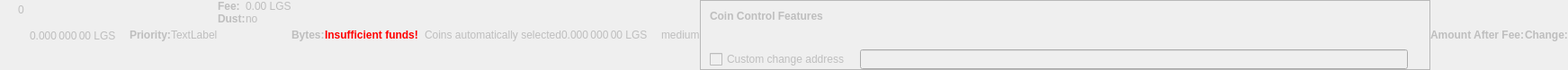
    <widget class="QWidget" name="dummyHideWidget" native="true">
     <property name="enabled">
      <bool>false</bool>
     </property>
     <property name="maximumSize">
      <size>
       <width>100</width>
       <height>22</height>
      </size>
     </property>
     <layout class="QHBoxLayout" name="dummyHideLayout">
      <property name="spacing">
       <number>0</number>
      </property>
      <property name="leftMargin">
       <number>0</number>
      </property>
      <property name="topMargin">
       <number>0</number>
      </property>
      <property name="rightMargin">
       <number>0</number>
      </property>
      <property name="bottomMargin">
       <number>0</number>
      </property>
      <item>
       <layout class="QFormLayout" name="formLayoutCoinControl1">
        <property name="horizontalSpacing">
         <number>10</number>
        </property>
        <property name="verticalSpacing">
         <number>14</number>
        </property>
        <property name="leftMargin">
         <number>10</number>
        </property>
        <property name="topMargin">
         <number>4</number>
        </property>
        <property name="rightMargin">
         <number>6</number>
        </property>
        <item row="0" column="1">
         <widget class="QLabel" name="labelCoinControlBytes">
          <property name="cursor">
           <cursorShape>IBeamCursor</cursorShape>
          </property>
          <property name="contextMenuPolicy">
           <enum>Qt::ActionsContextMenu</enum>
          </property>
          <property name="text">
           <string notr="true">0</string>
          </property>
          <property name="textInteractionFlags">
           <set>Qt::LinksAccessibleByMouse|Qt::TextSelectableByKeyboard|Qt::TextSelectableByMouse</set>
          </property>
         </widget>
        </item>
       </layout>
      </item>
      <item>
       <widget class="QLabel" name="labelCoinControlAfterFee">
        <property name="enabled">
         <bool>false</bool>
        </property>
        <property name="sizePolicy">
         <sizepolicy hsizetype="Fixed" vsizetype="Fixed">
          <horstretch>0</horstretch>
          <verstretch>0</verstretch>
         </sizepolicy>
        </property>
        <property name="minimumSize">
         <size>
          <width>111</width>
          <height>12</height>
         </size>
        </property>
        <property name="maximumSize">
         <size>
          <width>111</width>
          <height>12</height>
         </size>
        </property>
        <property name="cursor">
         <cursorShape>IBeamCursor</cursorShape>
        </property>
        <property name="contextMenuPolicy">
         <enum>Qt::ActionsContextMenu</enum>
        </property>
        <property name="text">
         <string notr="true">0.000 000 00 LGS</string>
        </property>
        <property name="textInteractionFlags">
         <set>Qt::LinksAccessibleByMouse|Qt::TextSelectableByKeyboard|Qt::TextSelectableByMouse</set>
        </property>
       </widget>
      </item>
      <item>
       <widget class="QLabel" name="labelCoinControlPriorityText">
        <property name="enabled">
         <bool>false</bool>
        </property>
        <property name="font">
         <font>
          <weight>75</weight>
          <bold>true</bold>
         </font>
        </property>
        <property name="text">
         <string>Priority:</string>
        </property>
       </widget>
      </item>
      <item>
       <layout class="QHBoxLayout" name="horizontalLayout">
        <item>
         <widget class="QLabel" name="WarningLabel">
          <property name="text">
           <string>TextLabel</string>
          </property>
         </widget>
        </item>
       </layout>
      </item>
      <item>
       <layout class="QFormLayout" name="formLayoutCoinControl3">
        <property name="horizontalSpacing">
         <number>0</number>
        </property>
        <property name="verticalSpacing">
         <number>0</number>
        </property>
        <property name="leftMargin">
         <number>0</number>
        </property>
        <property name="topMargin">
         <number>0</number>
        </property>
        <property name="rightMargin">
         <number>0</number>
        </property>
        <item row="0" column="0">
         <widget class="QLabel" name="labelCoinControlFeeText">
          <property name="enabled">
           <bool>false</bool>
          </property>
          <property name="font">
           <font>
            <weight>75</weight>
            <bold>true</bold>
           </font>
          </property>
          <property name="text">
           <string>Fee:</string>
          </property>
          <property name="margin">
           <number>0</number>
          </property>
         </widget>
        </item>
        <item row="0" column="1">
         <widget class="QLabel" name="labelCoinControlFee">
          <property name="enabled">
           <bool>false</bool>
          </property>
          <property name="cursor">
           <cursorShape>IBeamCursor</cursorShape>
          </property>
          <property name="contextMenuPolicy">
           <enum>Qt::ActionsContextMenu</enum>
          </property>
          <property name="text">
           <string notr="true">0.00 LGS</string>
          </property>
          <property name="textInteractionFlags">
           <set>Qt::LinksAccessibleByMouse|Qt::TextSelectableByKeyboard|Qt::TextSelectableByMouse</set>
          </property>
         </widget>
        </item>
        <item row="1" column="0">
         <widget class="QLabel" name="labelCoinControlLowOutputText">
          <property name="enabled">
           <bool>false</bool>
          </property>
          <property name="font">
           <font>
            <weight>75</weight>
            <bold>true</bold>
           </font>
          </property>
          <property name="text">
           <string>Dust:</string>
          </property>
         </widget>
        </item>
        <item row="1" column="1">
         <widget class="QLabel" name="labelCoinControlLowOutput">
          <property name="enabled">
           <bool>false</bool>
          </property>
          <property name="cursor">
           <cursorShape>IBeamCursor</cursorShape>
          </property>
          <property name="contextMenuPolicy">
           <enum>Qt::ActionsContextMenu</enum>
          </property>
          <property name="text">
           <string>no</string>
          </property>
          <property name="textInteractionFlags">
           <set>Qt::LinksAccessibleByMouse|Qt::TextSelectableByKeyboard|Qt::TextSelectableByMouse</set>
          </property>
         </widget>
        </item>
       </layout>
      </item>
      <item>
       <widget class="QLabel" name="labelCoinControlBytesText">
        <property name="enabled">
         <bool>false</bool>
        </property>
        <property name="font">
         <font>
          <weight>75</weight>
          <bold>true</bold>
         </font>
        </property>
        <property name="text">
         <string>Bytes:</string>
        </property>
       </widget>
      </item>
      <item>
       <layout class="QFormLayout" name="formLayoutCoinControl2">
        <property name="horizontalSpacing">
         <number>0</number>
        </property>
        <property name="verticalSpacing">
         <number>0</number>
        </property>
        <property name="leftMargin">
         <number>0</number>
        </property>
        <property name="topMargin">
         <number>0</number>
        </property>
        <property name="rightMargin">
         <number>0</number>
        </property>
       </layout>
      </item>
      <item>
       <layout class="QHBoxLayout" name="horizontalLayoutCoinControl2">
        <property name="spacing">
         <number>0</number>
        </property>
        <property name="bottomMargin">
         <number>0</number>
        </property>
       </layout>
      </item>
      <item>
       <widget class="QLabel" name="labelCoinControlInsuffFunds">
        <property name="enabled">
         <bool>false</bool>
        </property>
        <property name="minimumSize">
         <size>
          <width>0</width>
          <height>0</height>
         </size>
        </property>
        <property name="font">
         <font>
          <weight>75</weight>
          <bold>true</bold>
         </font>
        </property>
        <property name="styleSheet">
         <string notr="true">color:red;font-weight:bold;</string>
        </property>
        <property name="text">
         <string>Insufficient funds!</string>
        </property>
        <property name="margin">
         <number>5</number>
        </property>
       </widget>
      </item>
      <item>
       <layout class="QFormLayout" name="formLayoutCoinControl4">
        <property name="horizontalSpacing">
         <number>0</number>
        </property>
        <property name="verticalSpacing">
         <number>0</number>
        </property>
        <property name="leftMargin">
         <number>0</number>
        </property>
        <property name="topMargin">
         <number>0</number>
        </property>
        <property name="rightMargin">
         <number>0</number>
        </property>
       </layout>
      </item>
      <item>
       <widget class="QLabel" name="labelCoinControlChangeLabel">
        <property name="enabled">
         <bool>false</bool>
        </property>
        <property name="sizePolicy">
         <sizepolicy hsizetype="Preferred" vsizetype="Expanding">
          <horstretch>0</horstretch>
          <verstretch>0</verstretch>
         </sizepolicy>
        </property>
        <property name="minimumSize">
         <size>
          <width>0</width>
          <height>0</height>
         </size>
        </property>
        <property name="text">
         <string/>
        </property>
        <property name="margin">
         <number>3</number>
        </property>
       </widget>
      </item>
      <item>
       <widget class="QLabel" name="labelCoinControlAutomaticallySelected">
        <property name="enabled">
         <bool>false</bool>
        </property>
        <property name="sizePolicy">
         <sizepolicy hsizetype="Fixed" vsizetype="Fixed">
          <horstretch>0</horstretch>
          <verstretch>0</verstretch>
         </sizepolicy>
        </property>
        <property name="minimumSize">
         <size>
          <width>0</width>
          <height>0</height>
         </size>
        </property>
        <property name="maximumSize">
         <size>
          <width>240</width>
          <height>16777215</height>
         </size>
        </property>
        <property name="text">
         <string>Coins automatically selected</string>
        </property>
        <property name="margin">
         <number>5</number>
        </property>
       </widget>
      </item>
      <item>
       <widget class="QLabel" name="labelCoinControlChange">
        <property name="enabled">
         <bool>false</bool>
        </property>
        <property name="sizePolicy">
         <sizepolicy hsizetype="Fixed" vsizetype="Fixed">
          <horstretch>0</horstretch>
          <verstretch>0</verstretch>
         </sizepolicy>
        </property>
        <property name="minimumSize">
         <size>
          <width>111</width>
          <height>0</height>
         </size>
        </property>
        <property name="maximumSize">
         <size>
          <width>111</width>
          <height>16777215</height>
         </size>
        </property>
        <property name="cursor">
         <cursorShape>IBeamCursor</cursorShape>
        </property>
        <property name="contextMenuPolicy">
         <enum>Qt::ActionsContextMenu</enum>
        </property>
        <property name="text">
         <string notr="true">0.000 000 00 LGS</string>
        </property>
        <property name="textInteractionFlags">
         <set>Qt::LinksAccessibleByMouse|Qt::TextSelectableByKeyboard|Qt::TextSelectableByMouse</set>
        </property>
       </widget>
      </item>
      <item>
       <widget class="QLabel" name="labelCoinControlPriority">
        <property name="enabled">
         <bool>false</bool>
        </property>
        <property name="cursor">
         <cursorShape>IBeamCursor</cursorShape>
        </property>
        <property name="contextMenuPolicy">
         <enum>Qt::ActionsContextMenu</enum>
        </property>
        <property name="text">
         <string>medium</string>
        </property>
        <property name="textInteractionFlags">
         <set>Qt::LinksAccessibleByMouse|Qt::TextSelectableByKeyboard|Qt::TextSelectableByMouse</set>
        </property>
       </widget>
      </item>
      <item>
       <widget class="QFrame" name="frameCoinControl">
        <property name="sizePolicy">
         <sizepolicy hsizetype="Expanding" vsizetype="Expanding">
          <horstretch>0</horstretch>
          <verstretch>0</verstretch>
         </sizepolicy>
        </property>
        <property name="maximumSize">
         <size>
          <width>16777215</width>
          <height>16777215</height>
         </size>
        </property>
        <property name="frameShape">
         <enum>QFrame::StyledPanel</enum>
        </property>
        <property name="frameShadow">
         <enum>QFrame::Sunken</enum>
        </property>
        <layout class="QVBoxLayout" name="verticalLayoutCoinControl2_2">
         <property name="spacing">
          <number>0</number>
         </property>
         <property name="leftMargin">
          <number>0</number>
         </property>
         <property name="topMargin">
          <number>0</number>
         </property>
         <property name="rightMargin">
          <number>0</number>
         </property>
         <property name="bottomMargin">
          <number>0</number>
         </property>
         <item>
          <layout class="QVBoxLayout" name="verticalLayoutCoinControl" stretch="0,0,0,1">
           <property name="spacing">
            <number>0</number>
           </property>
           <property name="leftMargin">
            <number>10</number>
           </property>
           <property name="topMargin">
            <number>10</number>
           </property>
           <item>
            <layout class="QHBoxLayout" name="horizontalLayoutCoinControl1">
             <property name="bottomMargin">
              <number>15</number>
             </property>
             <item>
              <widget class="QLabel" name="labelCoinControlFeatures">
               <property name="enabled">
                <bool>false</bool>
               </property>
               <property name="sizePolicy">
                <sizepolicy hsizetype="Preferred" vsizetype="Maximum">
                 <horstretch>0</horstretch>
                 <verstretch>0</verstretch>
                </sizepolicy>
               </property>
               <property name="font">
                <font>
                 <weight>75</weight>
                 <bold>true</bold>
                </font>
               </property>
               <property name="styleSheet">
                <string notr="true">font-weight:bold;</string>
               </property>
               <property name="text">
                <string>Coin Control Features</string>
               </property>
              </widget>
             </item>
            </layout>
           </item>
           <item>
            <widget class="QWidget" name="widgetCoinControl" native="true">
             <property name="sizePolicy">
              <sizepolicy hsizetype="Preferred" vsizetype="Preferred">
               <horstretch>0</horstretch>
               <verstretch>0</verstretch>
              </sizepolicy>
             </property>
             <property name="minimumSize">
              <size>
               <width>0</width>
               <height>0</height>
              </size>
             </property>
             <property name="styleSheet">
              <string notr="true"/>
             </property>
             <layout class="QHBoxLayout" name="horizontalLayoutCoinControl5_2">
              <property name="leftMargin">
               <number>0</number>
              </property>
              <property name="topMargin">
               <number>0</number>
              </property>
              <property name="rightMargin">
               <number>0</number>
              </property>
              <property name="bottomMargin">
               <number>0</number>
              </property>
              <item>
               <layout class="QHBoxLayout" name="horizontalLayoutCoinControl3">
                <property name="spacing">
                 <number>20</number>
                </property>
                <property name="topMargin">
                 <number>0</number>
                </property>
                <property name="bottomMargin">
                 <number>10</number>
                </property>
               </layout>
              </item>
             </layout>
            </widget>
           </item>
           <item>
            <layout class="QHBoxLayout" name="horizontalLayoutCoinControl4" stretch="0,0,0">
             <property name="spacing">
              <number>12</number>
             </property>
             <property name="sizeConstraint">
              <enum>QLayout::SetDefaultConstraint</enum>
             </property>
             <property name="topMargin">
              <number>5</number>
             </property>
             <property name="rightMargin">
              <number>5</number>
             </property>
             <item>
              <widget class="QCheckBox" name="checkBoxCoinControlChange">
               <property name="enabled">
                <bool>false</bool>
               </property>
               <property name="toolTip">
                <string>If this is activated, but the change address is empty or invalid, change will be sent to a newly generated address.</string>
               </property>
               <property name="text">
                <string>Custom change address</string>
               </property>
              </widget>
             </item>
             <item>
              <widget class="QValidatedLineEdit" name="lineEditCoinControlChange">
               <property name="enabled">
                <bool>false</bool>
               </property>
               <property name="sizePolicy">
                <sizepolicy hsizetype="Expanding" vsizetype="Fixed">
                 <horstretch>0</horstretch>
                 <verstretch>0</verstretch>
                </sizepolicy>
               </property>
              </widget>
             </item>
             <item>
              <widget class="QLabel" name="labelCoinControlChangeLabel_2">
               <property name="sizePolicy">
                <sizepolicy hsizetype="Preferred" vsizetype="Expanding">
                 <horstretch>0</horstretch>
                 <verstretch>0</verstretch>
                </sizepolicy>
               </property>
               <property name="minimumSize">
                <size>
                 <width>0</width>
                 <height>0</height>
                </size>
               </property>
               <property name="text">
                <string/>
               </property>
               <property name="margin">
                <number>3</number>
               </property>
              </widget>
             </item>
            </layout>
           </item>
           <item>
            <spacer name="verticalSpacerCoinControl">
             <property name="orientation">
              <enum>Qt::Vertical</enum>
             </property>
             <property name="sizeHint" stdset="0">
              <size>
               <width>800</width>
               <height>1</height>
              </size>
             </property>
            </spacer>
           </item>
          </layout>
         </item>
        </layout>
       </widget>
      </item>
      <item>
       <widget class="QLabel" name="labelCoinControlAfterFeeText">
        <property name="enabled">
         <bool>false</bool>
        </property>
        <property name="minimumSize">
         <size>
          <width>0</width>
          <height>0</height>
         </size>
        </property>
        <property name="maximumSize">
         <size>
          <width>16777215</width>
          <height>16777215</height>
         </size>
        </property>
        <property name="font">
         <font>
          <weight>75</weight>
          <bold>true</bold>
         </font>
        </property>
        <property name="text">
         <string>Amount After Fee:</string>
        </property>
        <property name="alignment">
         <set>Qt::AlignLeading|Qt::AlignLeft|Qt::AlignVCenter</set>
        </property>
        <property name="margin">
         <number>0</number>
        </property>
       </widget>
      </item>
      <item>
       <widget class="QLabel" name="labelCoinControlChangeText">
        <property name="enabled">
         <bool>false</bool>
        </property>
        <property name="sizePolicy">
         <sizepolicy hsizetype="Preferred" vsizetype="Preferred">
          <horstretch>0</horstretch>
          <verstretch>0</verstretch>
         </sizepolicy>
        </property>
        <property name="minimumSize">
         <size>
          <width>0</width>
          <height>0</height>
         </size>
        </property>
        <property name="maximumSize">
         <size>
          <width>16777215</width>
          <height>16777215</height>
         </size>
        </property>
        <property name="font">
         <font>
          <weight>75</weight>
          <bold>true</bold>
         </font>
        </property>
        <property name="text">
         <string>Change:</string>
        </property>
        <property name="alignment">
         <set>Qt::AlignLeading|Qt::AlignLeft|Qt::AlignVCenter</set>
        </property>
       </widget>
      </item>
     </layout>
    </widget>
